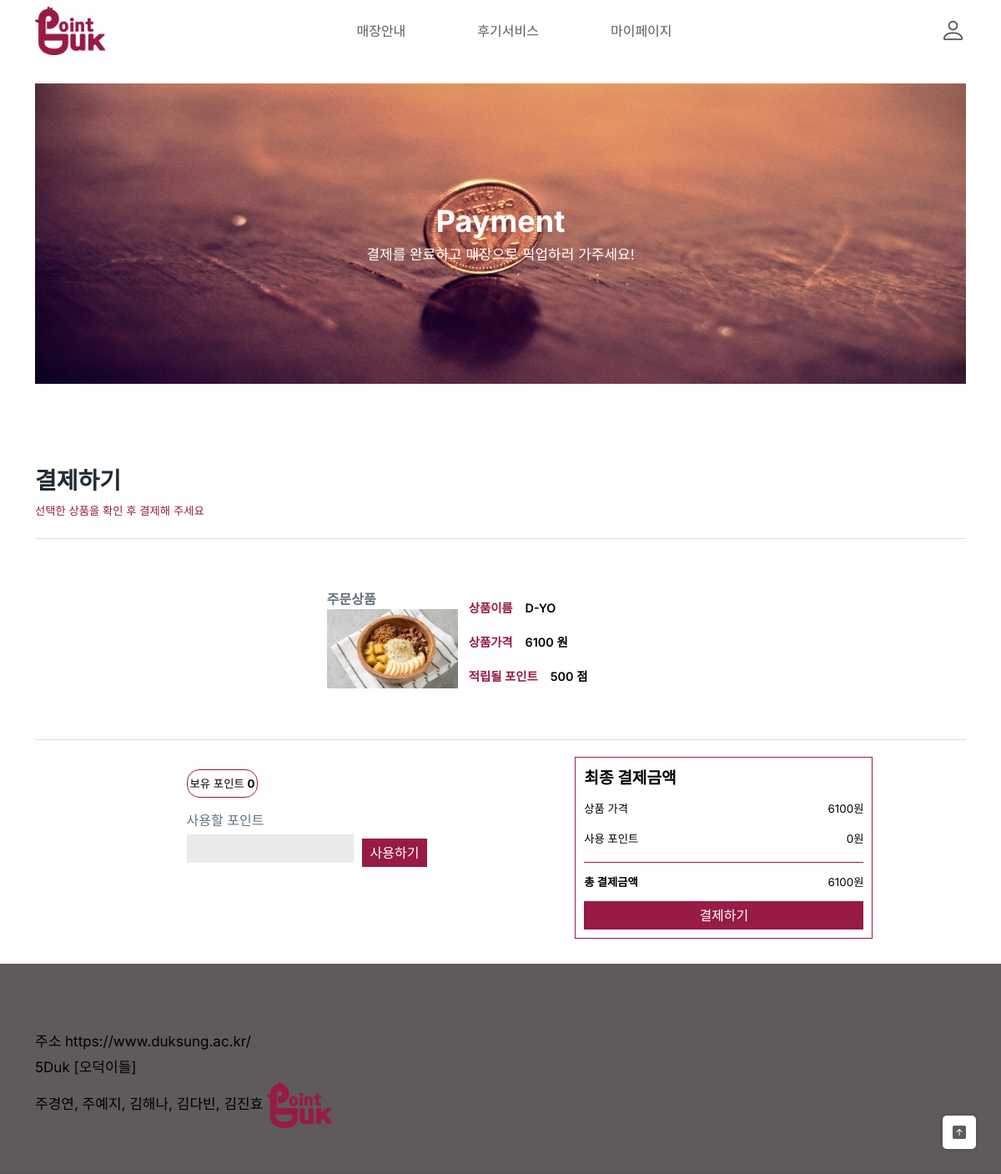
/order_payment/4/4/ (signed in), run on the app's committed database.
### dp/models.py (models this page shows, shortened)
class Menu(models.Model):  # 가게의 메뉴 정보
    store = models.ForeignKey('Store', on_delete=models.CASCADE)  # 가게가 삭제되면 메뉴들도 함께 삭제
    name = models.CharField(max_length=200)  # 메뉴 이름
    image = models.ImageField(upload_to='dp/menu_images/%Y/%m/%d', blank=True, null=True)  # 메뉴 이미지, pip install pillow 필수
    price = models.PositiveIntegerField(default=0)  # 메뉴 가격

class Store(models.Model):  # 가게 정보
    name = models.CharField(max_length=200)  # 가게 이름
    location = models.CharField(max_length=400)  # 위치
    phone = models.CharField(max_length=30, blank=True, null=True)  # 전화번호
    is_cafe = models.BooleanField()  # True -> 카페, False -> 레스토랑
    image = models.ImageField(upload_to='dp/store_images/%Y/%m/%d', blank=True, null=True)  # 가게 이미지, pip install pillow 필수
    discount = models.PositiveIntegerField(default=0)  # 할인 정보
    latitude = models.FloatField(default=0.0)
    longitude = models.FloatField(default=0.0)

class User(AbstractUser):
    email = models.CharField(max_length=300, unique=True)
    password = models.CharField(max_length=400)
    points = models.PositiveIntegerField(default=0)
    name = models.CharField(max_length=150, default='')
    last_login = models.DateTimeField(auto_now=True, null=True, blank=True)
    username=None
    objects = CustomUserManager()
    REQUIRED_FIELDS = []
    USERNAME_FIELD = 'email'

### dp/views.py (the view)
# urls.py: path('order_payment/<int:store_id>/<int:menu_id>/', views.OrderPayment.as_view(), name='order_payment'),
class OrderPayment(LoginRequiredMixin, View):
    template_name = 'dp/order_payment.html'
    login_url = '/signin/'
    def get(self, request, store_id, menu_id):
        try:
            menu_info = Menu.objects.get(pk=menu_id)
            store_info = Store.objects.get(pk=store_id)
        except (Menu.DoesNotExist, Store.DoesNotExist):
            return render(request, self.template_name, {'error_message': 'Menu or store not found'})
        user = request.user
        print(user, user.points)
        context = {'menu': menu_info, 'store': store_info, 'user': user}  # 'user':user
        return render(request, self.template_name, context)

### dp/templates/dp/order_payment.html (shortened to what this page needs)
{% extends 'dp/base.html' %}
{% load static %}
{% block main-area %}
<body>
    <div class="hero">
        <div class="hero-text" style="text-align:center">
        <h2 style="color: #FFFFFF;">Payment</h2>
            <p style="color: #FFFFFF;">결제를 완료하고 매장으로 픽업하러 가주세요!</p>
        </div>
    </div>
    <h3  style="text-align:left">결제하기</h3>
    <p style="color:#971B44; font-size: smaller;">선택한 상품을 확인 후 결제해 주세요</p>
    <div class="separator"></div>
    <div class="menu-info">
        {% if menu %}
            <div class="menu-left">
                <b>주문상품</b>
                <img class="menu-img" src="{{ menu.image.url }}" alt="{{ menu.name }} Image" width="250" height="250">
            </div>
            <div class="menu-details">
                <p class="menu-name" style="color: #971B44;">상품이름 <span style="color: black; text-indent: 3mm;">{{ menu.name }}</span></p>
                <p class="menu-price" style="color: #971B44;">상품가격 <span style="color: black; text-indent: 3mm;">{{ menu.price }} 원</span></p>
                <p class="store-point" style="color: #971B44;">적립될 포인트 <span style="color: black; text-indent: 3mm;">{{ store.discount }} 점</span></p>
            </div>
        {% else %}
            <p> menu 모델을 가져오지 못하였습니다 </p>
        {% endif %}
    </div>
    <div class="separator"></div>
    <div class="payment">
        <div class="payment-left">
            <p style="font-size: smaller; border: 1px solid  #971B44; padding: 3px; border-radius:15px;">
                보유 포인트  <b>{{ user.points }}</b>
            </p>
            <label for="pointInput">사용할 포인트</label>
            <div style="display: flex; align-items: center;">
            <input type="number" id="pointInput" name="pointInput" min="0" style="text-align: right;">
            <button type="button" onclick="applyPoints()" style="background-color: #971B44; color: white; padding: 5px 10px; border: none;">사용하기</button>
            </div>
        </div>
        <div class="payment-right">
            <b style="color:black;">최종 결제금액</b>
            <div style="display: flex; justify-content: space-between;">
               <p style="text-align: left;">상품 가격</p>
               <p style="text-align: right;">{{ menu.price }}원</p>
            </div>
            <div style="display: flex; justify-content: space-between;">
                <p style="text-align: left;">사용 포인트</p>
                <p id="appliedPoints" style="text-align: right;"> 0원</p>
            </div>
            <div class="payment-right-separator"></div>
            <div style="display: flex; justify-content: space-between;">
                <p style="text-align: left; font-weight:bold">총 결제금액</p>
                <p id="totalAmount" style="text-align: right;"> {{ menu.price}}원</p>
            </div>
            <button type="button" onclick="processPayment()" style="background-color: #971B44; color: white; padding: 5px 10px; border: none;">결제하기</button>
        </div>
    </div>
</body>
{% endblock %}

### dp/static/assets/css/ud-styles.css (style rules this page uses)
:root { --font: "Inter", sans-serif; --body-color: #637381; --heading-color: #212b36; --primary-color: #ffffff; --white: #ffffff; }
body { font-family: var(--font); font-weight: normal; font-style: normal; color: var(--body-color); overflow-x: hidden; }
* { margin: 0; padding: 0; -webkit-box-sizing: border-box; box-sizing: border-box; }
img { max-width: 7%; }
a, button, input, textarea { -webkit-transition: all 0.3s ease-out 0s; transition: all 0.3s ease-out 0s; }
i, span, a { display: inline-block; }
audio, canvas, iframe, img, svg, video { vertical-align: middle; }
h1, h2, h3, h4, h5, h6 { font-weight: 700; color: var(--heading-color); margin: 0px; }
h2 { font-size: 36px; }
h3 { font-size: 28px; }
p { font-size: 17px; font-weight: 400; line-height: 26px; color: #FFFFFF; margin: 0px; }

### data on the page
Menu: image (picture), name "D-YO", price "6100"
Store: discount "500"
User: points "0"
